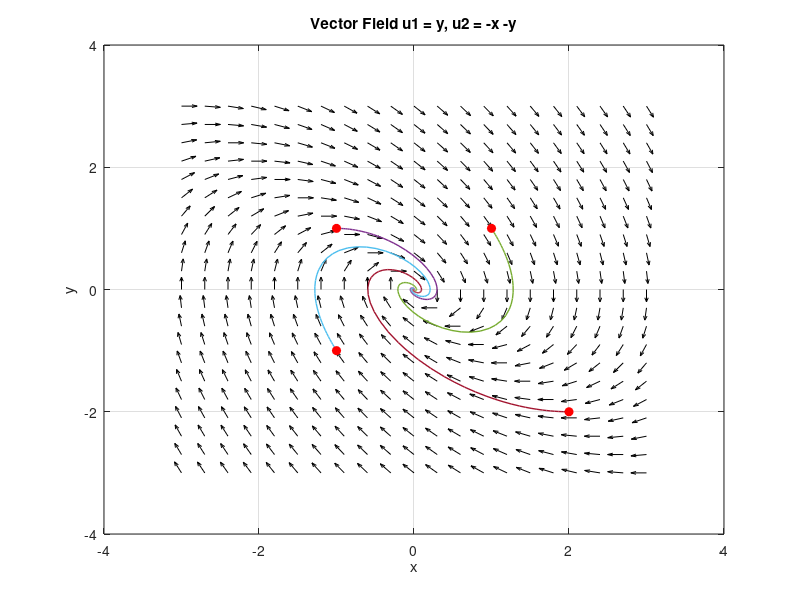

This chart was generated by the following MATLAB code:
f = @(x,y) y;
g = @(x,y) -x -y;

[X, Y] = meshgrid(-3:0.3:3, -3:0.3:3);
DX = f(X, Y);
DY = g(X, Y);

L = hypot(DX, DY);
L(L==0) = 1;
DX = DX ./ L;
DY = DY ./ L;

figure;
quiver(X, Y, DX, DY, 0.5, 'k');
hold on;
grid on;
xlabel('x'); ylabel('y');
title('Vector Field u1 = y, u2 = -x -y');

sol = @(t, z) [f(z(1), z(2)); g(z(1),z(2))];
tspan = [0 10];

initial_conditions = [-1 1; 1, 1; -1, -1; 2, -2];
for k= 1:rows(initial_conditions);
  [t, z] = ode45(sol, tspan, initial_conditions(k, :));
  plot(z(:,1), z(:,2), 'LineWidth',1);
  plot(z(1,1), z(1,2),'ro', 'MarkerFaceColor','r')
end


print -djpg ../fields/matlab_example_fig.jpg;
hold off;
